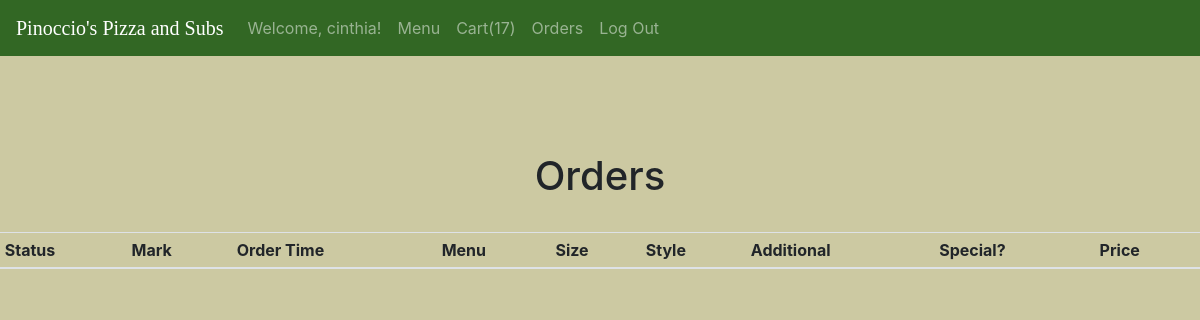
The page /checkout (signed in) on the database as committed earlier.
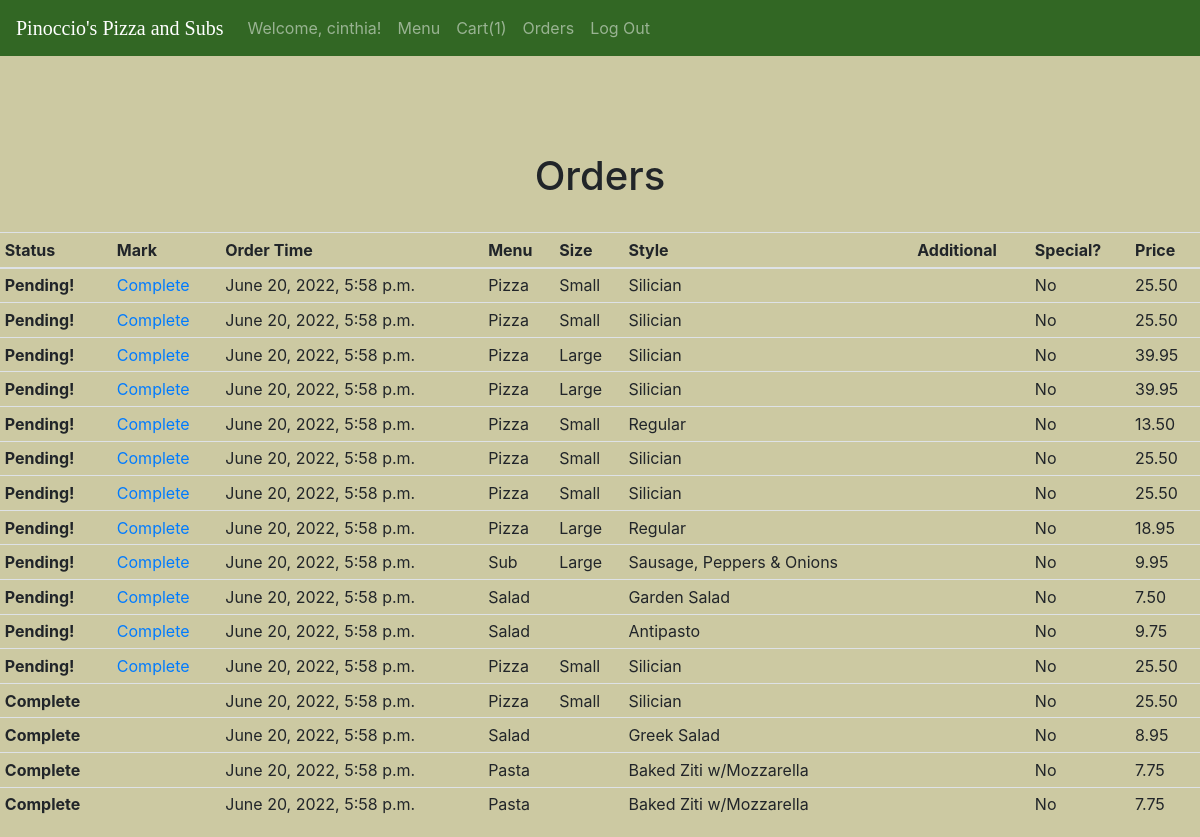
The same page on the database as committed later.
### orders/models.py (models this page shows)
class OrderItem(models.Model):
    CHOICES = (
        ('Pending', 'Pending'),
        ('Complete', 'Complete'),
    )
    menu = models.CharField(max_length=16)
    size = models.CharField(max_length=16)
    style = models.CharField(max_length=64)
    additional = models.CharField(max_length=255)
    is_special = models.BooleanField(default=False)
    price = models.DecimalField(max_digits=5, default=0.00, decimal_places=2)
    user_id = models.IntegerField()
    created_at = models.DateTimeField(default=datetime.now, blank=True)
    is_complete = models.BooleanField(default=False)
    class Meta:
        ordering = ['created_at']

### orders/views.py (the view)
# urls.py: path("checkout", views.checkout, name="checkout"),
def checkout(request):
    if request.method == "POST":
        cart_items = CartItem.objects.filter(user_id= request.user.id)
        for item in cart_items:
            menu = item.menu
            size = item.size
            style = item.style
            additional = item.additional
            is_special = item.is_special
            price = item.price
            user_id = item.user_id
            order = OrderItem(menu=menu, size=size, style=style, additional=additional, is_special=is_special, price=price, user_id=user_id)
            order.save()
            item.delete()
        all_order_items = OrderItem.objects.order_by('is_complete')
        user_order_items = all_order_items.filter(user_id=request.user.id)
        cart_items = CartItem.objects.filter(user_id= request.user.id)
        context = {
            'cart_items': cart_items,
            'all_order_items': all_order_items,
            'user_order_items': user_order_items,
            'num_cart_items': cart_items.count(),
        }
        return render(request, 'orders/checkout.html', context)
    else:
        all_order_items = OrderItem.objects.order_by('is_complete')
        user_order_items = all_order_items.filter(user_id=request.user.id)
        cart_items = CartItem.objects.filter(user_id= request.user.id)
        context = {
            'cart_items': cart_items,
            'all_order_items': all_order_items,
            'user_order_items': user_order_items,
            'num_cart_items': cart_items.count(),
        }
        return render(request, 'orders/checkout.html', context)

### orders/templates/orders/checkout.html (shortened to what this page needs)
{% extends "orders/layout.html" %}
{% block content %}
<h1 class="text-center">Orders</h1>
<br>
{% if user.is_staff %}
<table class="table table-sm">
    <thead>
    <tr>
        <th scope="col">Status</th>
        <th scope="col">Mark</th>
        <th scope="col">Order Time</th>
        <th scope="col">Menu</th>
        <th scope="col">Size</th>
        <th scope="col">Style</th>
        <th scope="col">Additional</th>
        <th scope="col">Special?</th>
        <th scope="col">Price</th>
    </tr>
    </thead>
    <tbody>
        {% for item in all_order_items %}
        <tr>
            <th scope="row">{% if item.is_complete %}Complete{% else %}Pending!{% endif %}</th>
            <td>{% if item.is_complete %}{% else %}  <a href="{% url 'mark_complete'  order_item_id=item.id%}">Complete</a>{% endif %} </td>
            <td>{{item.created_at}}</td>
            <td>{{item.menu}}</td>
            <td>{{item.size}}</td>
            <td>{{item.style}}</td>
            <td>{{item.additional}}</td>
            <td>{% if item.is_special is True %}Yes{% else %}No{% endif %}</td>
            <td>{{item.price}}</td>
        </tr>
        {% endfor %}
    </tbody>
</table>
{% endif %}
{% endblock %}

### orders/templates/orders/layout.html (shortened to what this page needs)
<!DOCTYPE html>
<html lang="en">
<head>
    <link rel="stylesheet" href="https://stackpath.bootstrapcdn.com/bootstrap/4.4.1/css/bootstrap.min.css">
    <link rel="stylesheet" href="https://cdn.jsdelivr.net/npm/bootstrap@4.6.1/dist/css/bootstrap.min.css">
  </head>
<body style="background-color:#ccc9a2 ;">
  <nav style="background-color:#326724 ;"  class="navbar navbar-expand-sm navbar-dark">
    <a style="font-family:  'Lora', serif;"  class="navbar-brand" href="home">Pinoccio's Pizza and Subs</a>
    <ul class="navbar-nav">
            <li class="nav-item">
        <a class="nav-link">Welcome, {{user.username}}!</a>
      </li>
      <li class="nav-item">
        <a class="nav-link" href="/menu">Menu</a>
      </li>
      <li class="nav-item">
        <a class="nav-link" href="/cart">Cart({{num_cart_items}})</a></a>
      </li>
      <li class="nav-item">
        <a class="nav-link" href="/checkout">Orders</a>
      </li>
      <li class="nav-item">
        <a class="nav-link" href="/logout_view">Log Out</a>
      </li>
    </ul>
  </nav>
      <main class="container p-5">
      </main>
</body>
{% block content %}{% endblock %}
</html>

Rows that differ between the two databases and show on the page:
added OrderItem: is_complete "Pending!", created_at "June 20, 2022, 5:58 p.m.", menu "Pizza", size "Small", style "Silician", is_special "No", price "25.50"
added OrderItem: is_complete "Pending!", created_at "June 20, 2022, 5:58 p.m.", menu "Pizza", size "Small", style "Silician", is_special "No", price "25.50"
added OrderItem: is_complete "Pending!", created_at "June 20, 2022, 5:58 p.m.", menu "Pizza", size "Large", style "Silician", is_special "No", price "39.95"
added OrderItem: is_complete "Pending!", created_at "June 20, 2022, 5:58 p.m.", menu "Pizza", size "Large", style "Silician", is_special "No", price "39.95"
added OrderItem: is_complete "Pending!", created_at "June 20, 2022, 5:58 p.m.", menu "Pizza", size "Small", style "Regular", is_special "No", price "13.50"
added OrderItem: is_complete "Pending!", created_at "June 20, 2022, 5:58 p.m.", menu "Pizza", size "Small", style "Silician", is_special "No", price "25.50"
added OrderItem: is_complete "Pending!", created_at "June 20, 2022, 5:58 p.m.", menu "Pizza", size "Small", style "Silician", is_special "No", price "25.50"
added OrderItem: is_complete "Pending!", created_at "June 20, 2022, 5:58 p.m.", menu "Pizza", size "Large", style "Regular", is_special "No", price "18.95"
added OrderItem: is_complete "Pending!", created_at "June 20, 2022, 5:58 p.m.", menu "Sub", size "Large", style "Sausage, Peppers & Onions", is_special "No", price "9.95"
added OrderItem: is_complete "Pending!", created_at "June 20, 2022, 5:58 p.m.", menu "Salad", style "Garden Salad", is_special "No", price "7.50"
added OrderItem: is_complete "Pending!", created_at "June 20, 2022, 5:58 p.m.", menu "Salad", style "Antipasto", is_special "No", price "9.75"
added OrderItem: is_complete "Pending!", created_at "June 20, 2022, 5:58 p.m.", menu "Pizza", size "Small", style "Silician", is_special "No", price "25.50"
added OrderItem: is_complete "Complete", created_at "June 20, 2022, 5:58 p.m.", menu "Pizza", size "Small", style "Silician", is_special "No", price "25.50"
added OrderItem: is_complete "Complete", created_at "June 20, 2022, 5:58 p.m.", menu "Salad", style "Greek Salad", is_special "No", price "8.95"
added OrderItem: is_complete "Complete", created_at "June 20, 2022, 5:58 p.m.", menu "Pasta", style "Baked Ziti w/Mozzarella", is_special "No", price "7.75"
added OrderItem: is_complete "Complete", created_at "June 20, 2022, 5:58 p.m.", menu "Pasta", style "Baked Ziti w/Mozzarella", is_special "No", price "7.75"
Other text that changed with them:
{{ num_cart_items }}: "17" → "1"
